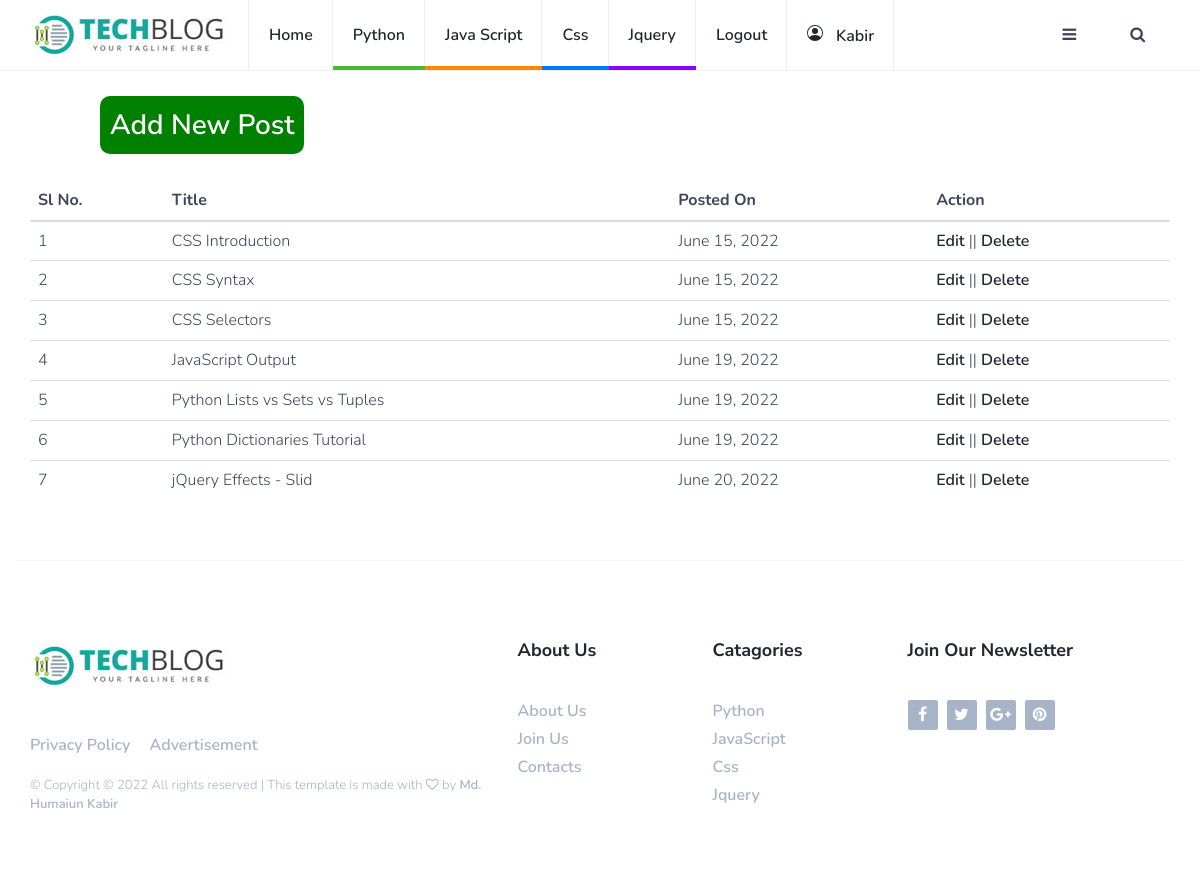
The app's page /postreport/ (signed in) with its own data.
### blogapp/models.py (models this page shows, shortened)
class article(models.Model):
    DEFAULT = 'default.jpg'
    article_author = models.ForeignKey(author, on_delete=models.CASCADE)
    title = models.CharField(max_length=200)
    body = models.TextField()
    image = models.FileField(default=DEFAULT)
    category = models.ForeignKey(category, on_delete=models.CASCADE)
    postdate = models.DateField(default=Timestamp.now)

### blogapp/views.py (the view, shortened to what this page needs)
# urls.py: path('postreport/', views.getpostreport, name='postreport'),
def getpostreport(request):
    authorinfo = get_object_or_404(User, id=request.user.id)
    author_profile = author.objects.filter(name=authorinfo.id)
    if author_profile:
        authorUser = get_object_or_404(author, name=request.user.id)
        post = article.objects.filter(article_author=authorUser.id)
        return render(request, 'postreport.html', {"post": post, "authorinfo": authorUser})

### templates/postreport.html (shortened to what this page needs)
{% extends "masterpage.html" %} {% load static %}  {% block content %}
<table class="table table-striped">
  <thead>
    <tr>
      <th scope="col">Sl No.</th>
      <th scope="col">Title</th>
      <th scope="col">Posted On</th>
      <th scope="col">Action</th>
    </tr>
  </thead>
  <tbody>
    {% for p in post %}
    <tr>
      <td>{{ forloop.counter }}</td>
      <td>{{ p.title }}</td>
      <td>{{ p.postdate }}</td>
      <td>
        <a href="{% url 'updatepost' p.id %}">Edit</a> ||
        <a href="{% url 'delete' p.id %}">Delete</a>
      </td>
    </tr>
    {% endfor %}
  </tbody>
</table>
{% endblock %}

### records on screen
article: title "CSS Introduction", postdate "June 15, 2022"
article: title "CSS Syntax", postdate "June 15, 2022"
article: title "CSS Selectors", postdate "June 15, 2022"
article: title "JavaScript Output", postdate "June 19, 2022"
article: title "Python Lists vs Sets vs Tuples", postdate "June 19, 2022"
article: title "Python Dictionaries Tutorial", postdate "June 19, 2022"
article: title "jQuery Effects - Slid", postdate "June 20, 2022"

### other values on screen
{{ request.session.user_name }} "Kabir"
